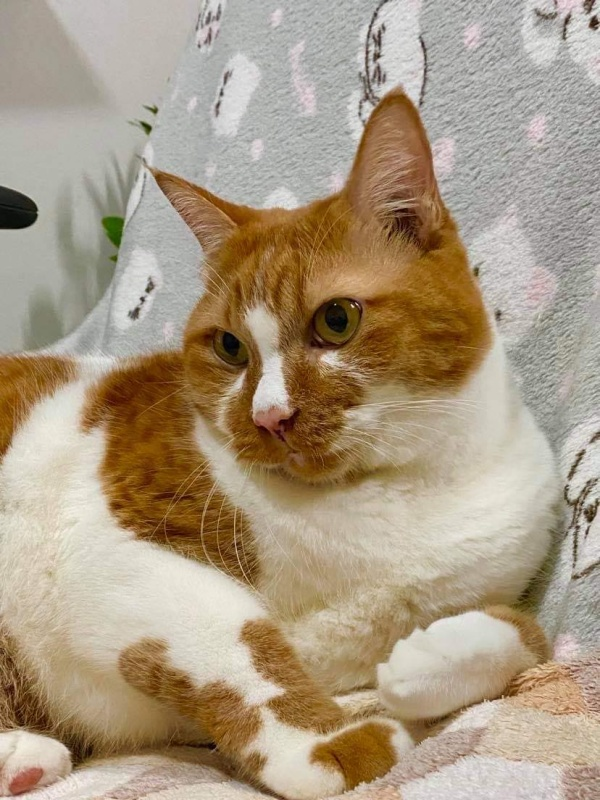
#> input picture assets/3.1_cat.jpg, 600 x 800 px
$ python assignment20.py
#> lines starting #> are read from the running program, lines starting #| are printed output that depends on the picture
from PIL import Image
img = Image.open("assets/3.1_cat.jpg")
#> img is the input picture: PIL image 600x800 RGB; mean R, G, B 169.7, 153.3, 130.4
img.show()
width, height = img.size
#> width = 600; height = 800
for x in range(width) :
    for y in range(height) :
        p_color = img.getpixel((x,y))
        if type(p_color) == tuple:
            colR = 255 - p_color[0]
            colG = 255 - p_color[1]
            colB = 255 - p_color[2]
            img.putpixel((x,y), (colR, colG, colB))
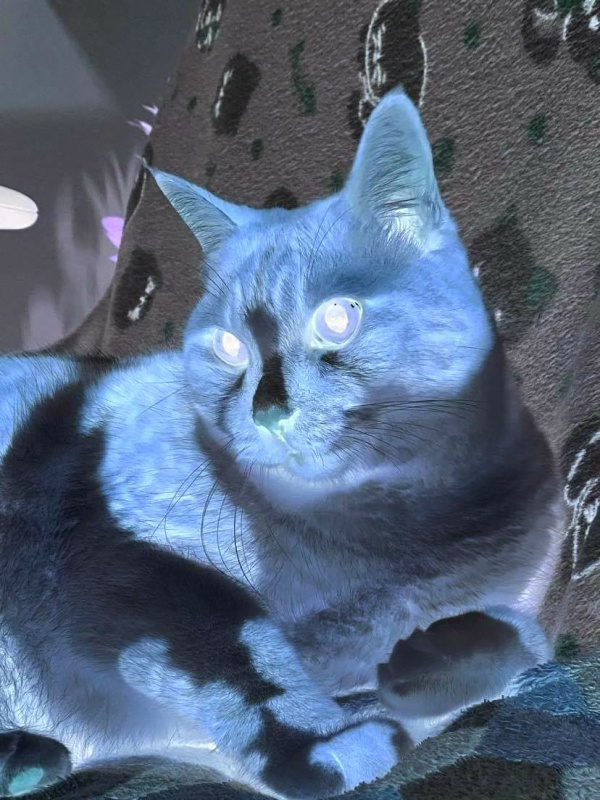
#> img: PIL image 600x800 RGB; mean R, G, B 85.3, 101.7, 124.6

img.show()
img.save("assets/3.6_cat_rgb_neg.png")

$ run again, with assets/2.1_cat.jpg copied over assets/3.1_cat.jpg
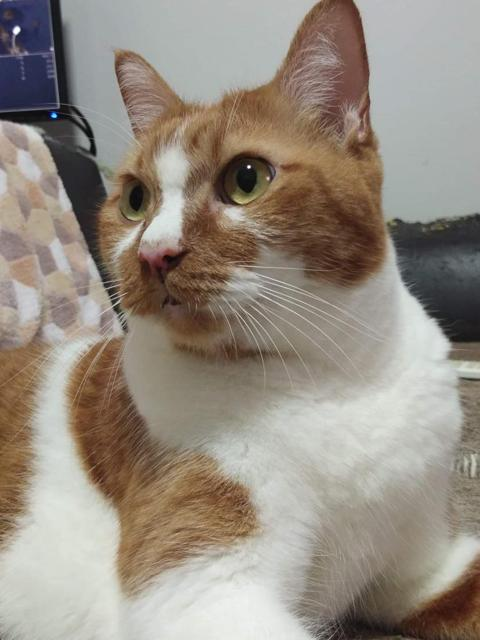
#> input picture assets/2.1_cat.jpg, 480 x 640 px
#> img is the input picture: PIL image 480x640 RGB; mean R, G, B 149.6, 140.2, 129.3
#> after the loop `for x in range(width) :`:
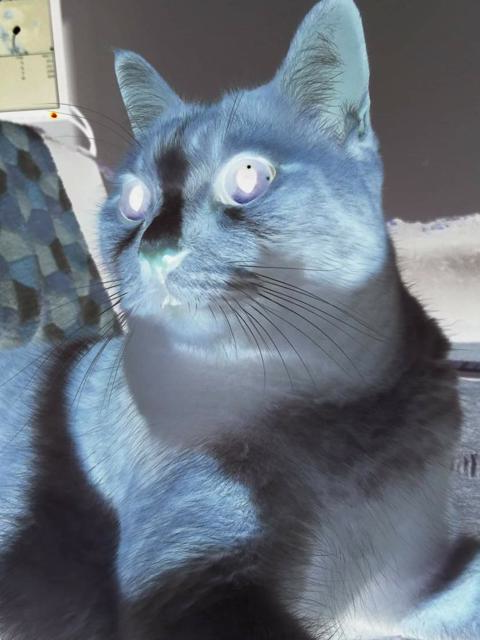
#> img: PIL image 480x640 RGB; mean R, G, B 105.4, 114.8, 125.7
